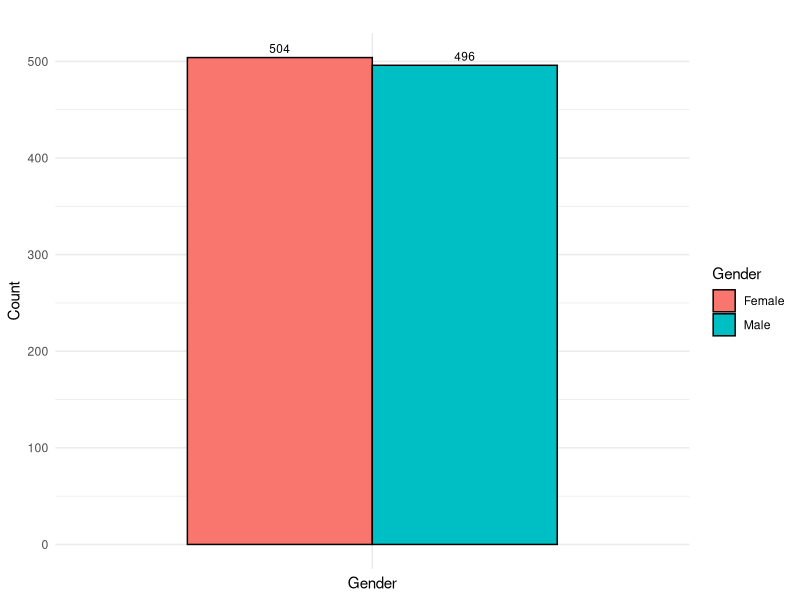
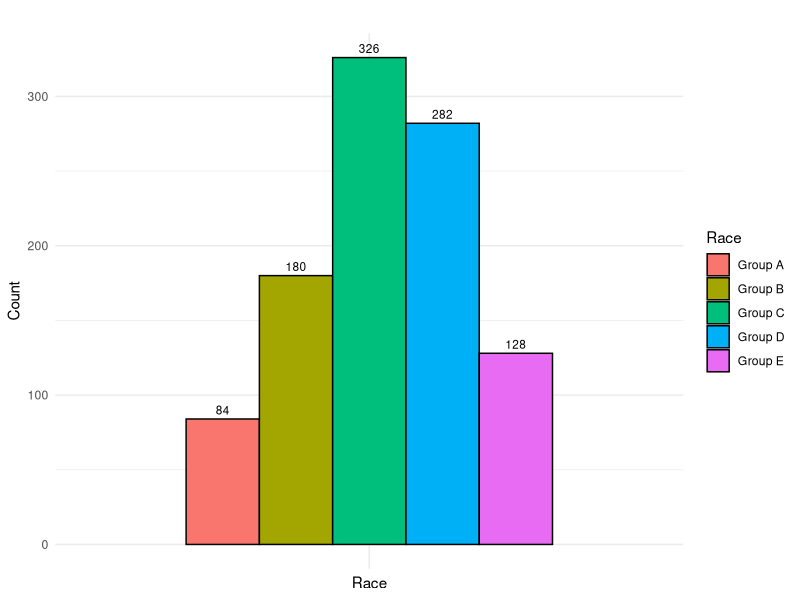
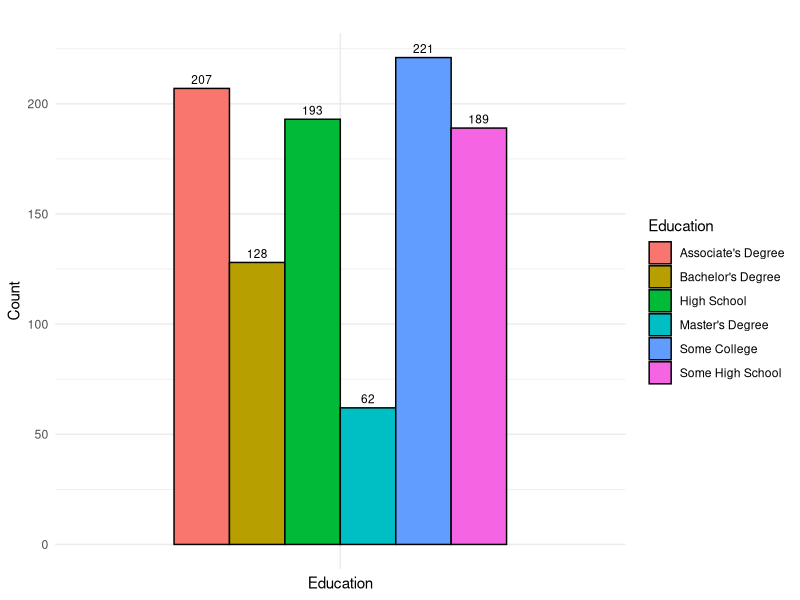
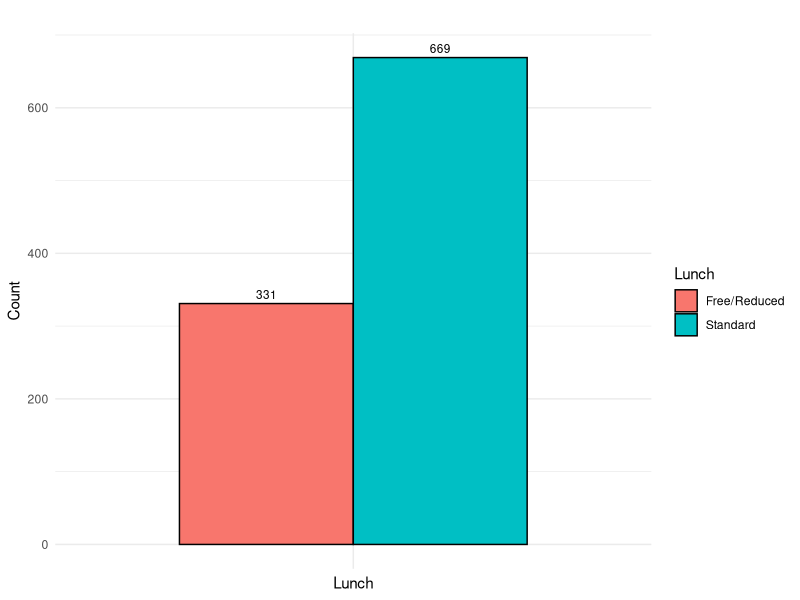
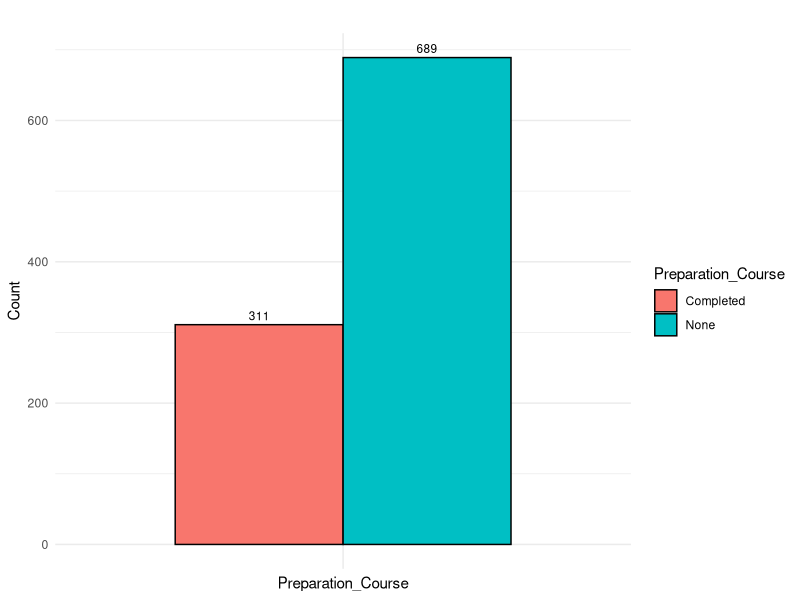
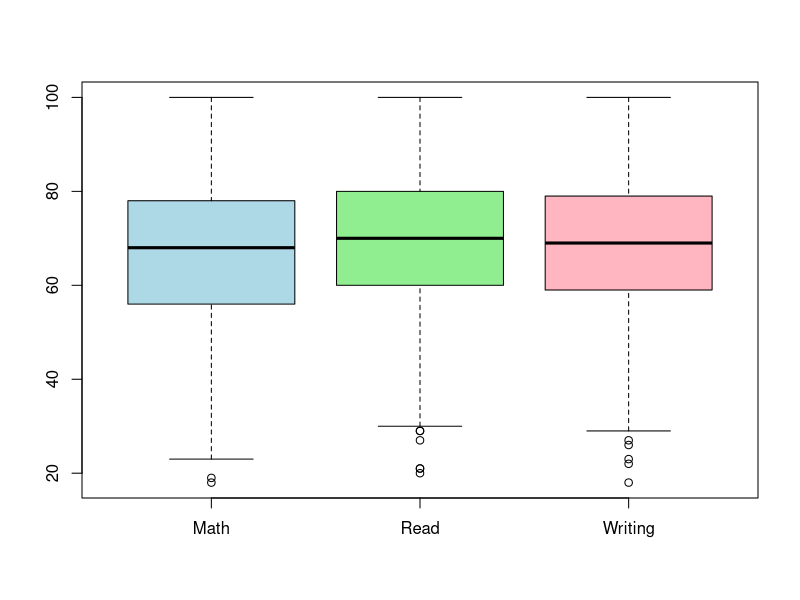
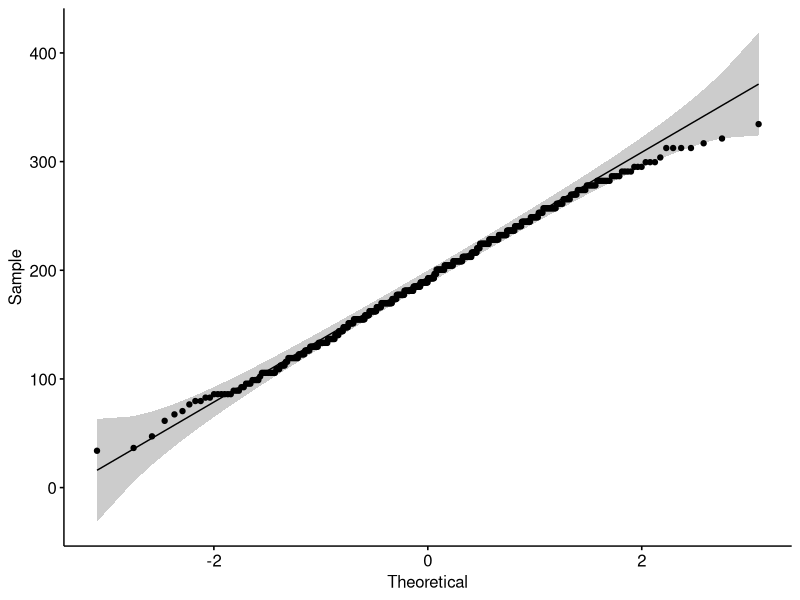
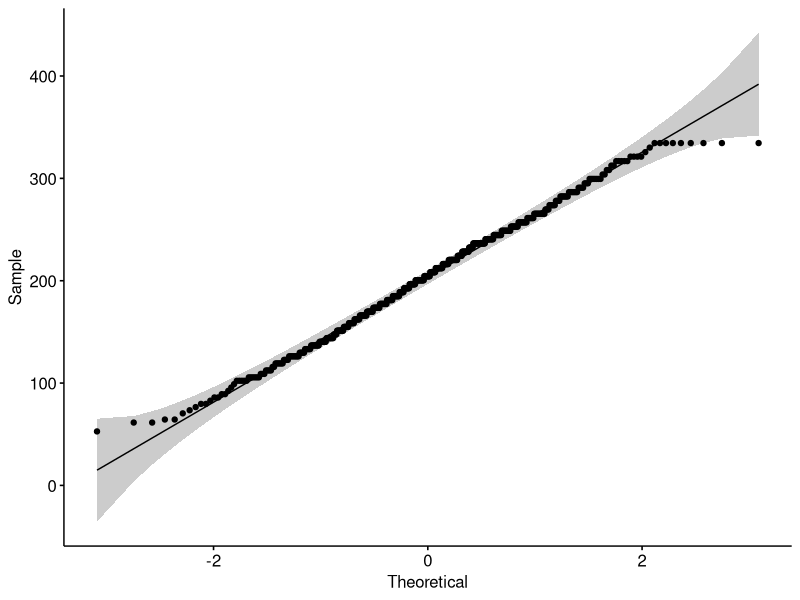

R code for these plots, in order:
## ---- chunk 1
library(ggpubr)
library(ggplot2)
library(MASS)
library(nortest)
library(bayestestR)
library(plyr)
library("numDeriv")
## ---- chunk 2
data <- read.csv("exams.csv")
data <- rename(data, c("math.score" = "Math", "reading.score" = "Read", "writing.score" = "Writing"))
str(data)
f<-function(data){any(is.na(data))}
apply(data, 2, f)
## ---- chunk 3
for (i in 1:5){
  print(table(data[i]))
}           
## ---- chunk 4
# Function để vẽ biểu đồ cột cho từng biến
grouped_bar_chart <- function(data, variable) {
  ggplot(data, aes(x = variable, y = Count, fill = !!rlang::sym(variable), label = Count)) +
    geom_bar(stat = "identity", position = "dodge", width = 0.7, color = "black") +
    geom_text(position = position_dodge(width = 0.7), vjust = -0.5, size = 3) +
    labs(title = "", x = variable, y = "Count") +
    theme_minimal() +
    theme(axis.text.x = element_blank(), axis.ticks.x = element_blank())
}
## ---- chunk 5
# Vẽ biểu đồ cho giới tính
gender_data <- data.frame(Gender = c("Female", "Male"), Count = c(504, 496))
grouped_bar_chart(gender_data, "Gender")
## ---- chunk 6
# Vẽ biểu đồ cho dân tộc / chủng tộc
race_data <- data.frame(
  Race = c("Group A", "Group B", "Group C", "Group D", "Group E"),
  Count = c(84, 180, 326, 282, 128)
)
grouped_bar_chart(race_data, "Race")


## ---- chunk 7
# Vẽ biểu đồ cho trình độ học vấn của cha mẹ
education_data <- data.frame(
  Education = c("Associate's Degree", "Bachelor's Degree", "High School", "Master's Degree", "Some College", "Some High School"),
  Count = c(207, 128, 193, 62, 221, 189)
)
grouped_bar_chart(education_data, "Education")
## ---- chunk 8
# Vẽ biểu đồ cho loại bữa trưa
lunch_data <- data.frame(
  Lunch = c("Free/Reduced", "Standard"),
  Count = c(331, 669)
)
grouped_bar_chart(lunch_data, "Lunch")
## ---- chunk 9
# Vẽ biểu đồ cho việc hoàn thành khóa luyện thi
prep_course_data <- data.frame(
  Preparation_Course = c("Completed", "None"),
  Count = c(311, 689)
)
grouped_bar_chart(prep_course_data, "Preparation_Course")
## ---- chunk 10
# Improved boxplot for academic performance
boxplot(data[,c(6:8)], col = c("lightblue", "lightgreen", "lightpink"), border = "black")
## ---- chunk 11
outliers <- function(x, i){ # 3 la cuc ngoai lai, 1.5 la ngoai lai
  # 1st and 3rd quantiles
  q75 = quantile(x, 0.75)
  q25 = quantile(x, 0.25)
  IQR = q75-q25
  # lower bound
  lower_bound = q25 - i * IQR
  # upper bound
  upper_bound = q75 + i * IQR
  # outliers
  outlier_ind <- which(x < lower_bound | x > upper_bound)
  if (length(outlier_ind) == 0){
    return (0)
  }
  return(outlier_ind)
}
for (i in 6:8) {
  cat("Cực ngoại lai -", names(data)[i], ": ", outliers(data[, i], 3), "\n")
  cat("Ngoại lai -", names(data)[i], ": ", outliers(data[, i], 1.5), "\n")
}
## ---- chunk 12
boxcox_trans <- function(x, lambda){
  if (any(x < 0)) stop("x must be positive!")
  if (lambda == 0) return(log(x))
  else return((x^lambda - 1)/lambda)
}
## ---- chunk 13
llog_lambda <- function(lambda, x1, x2){ # x chua bien doi box-cox
  n1 <- length(x1)
  n2 <- length(x2)
  x1_lambda <- boxcox_trans(x = x1, lambda = lambda)
  x2_lambda <- boxcox_trans(x = x2, lambda = lambda)
  mu_x1_lambda <- mean(x1_lambda)
  mu_x2_lambda <- mean(x2_lambda)
  ll <- -0.5 * n1 *log(sum((x1_lambda - mu_x1_lambda)^2)/n1) - 0.5 * n2 *log(sum((x2_lambda - mu_x2_lambda)^2)/n2) + 
    (lambda - 1)*(sum(log(x1)) + sum(log(x2)))
  return(ll)
}
## ---- chunk 14
out_lambda_math <- function(x1, x2) {
  optim(par = 1, fn = llog_lambda, method = "BFGS",
        control = list(fnscale = -1), x1 = x1, x2 = x2)
}
## ---- chunk 15
povl <- function(x1, x2) {
  mu1 <- mean(x1)
  sigma1 <- sd(x1)
  mu2 <- mean(x2)
  sigma2 <- sd(x2)
  x1 <- x1
  x2 <- x2
  y1 <- dnorm(x1, mean = mu1, sd = sigma1) # dist1
  y2 <- dnorm(x2, mean = mu2, sd = sigma2) # dist2
  
  # Create a function that returns the minimum density of two normal distributions for a given x value
  overlap_coef <- function(x) {
    pmin(dnorm(x, mu1, sigma1), dnorm(x, mu2, sigma2))
  }
  # Calculate the overlap coefficient between the two distributions
  oc <- integrate(overlap_coef, lower = -Inf, upper = Inf)$value
  cat("Overlap Coefficient: ", oc, "\n")
  # Create a data frame for the normal distributions and the overlap area
  df <- data.frame(x = c(x1, x2),
                   y = c(y1, y2),
                   group = factor(c(rep("Group 1", length(y1)), rep("Group 2", length(y2))),
                                  levels = c("Group 1", "Group 2")))
  df_overlap <- df %>% 
    arrange(x) %>% #sap xep data.frame
    mutate(overlap = overlap_coef(x)) #tao them cot overlap_coef cho data.frame
  # Create the plot
  ggplot(df) +
    geom_area(data = df_overlap,
              aes(x = x, y = overlap, fill = "Overlap Area"), 
              alpha = 0.2, position = "identity") +
    geom_line(size = 1, aes(x = x, y = y, color = group)) +
    scale_color_manual(values = c("blue", "red"), 
                       name = "Group") +
    scale_fill_manual(values = "green", 
                      name = "", 
                      guide = guide_legend(override.aes = list(fill = "green", alpha = 0.2))) +
    theme_classic() +
    labs(title = "Overlap Coefficient of Two Normal Distributions",
         x = "X", y = "Probability Density", 
         fill = paste0("Overlap Coefficient: ", round(oc, 2))) 
}
## ---- chunk 16
ovl_normal <- function(par){
  mu1 <- par[1]
  mu2 <- par[2]
  sigma1 <- par[3]
  sigma2 <- par[4]
  a <- (sigma1^2 - sigma2^2)
  b <- (mu1*sigma2^2 - mu2*sigma1^2)
  c <- sigma1*sigma2
  d <- (mu1 - mu2)^2
  e <- log(sigma1^2/sigma2^2)
  x1 = (b - c*sqrt(d + a * e)) / -a
  x2 = (b + c*sqrt(d + a * e)) / -a
  ovl <- 1 + pnorm(x1, mu1, sigma1) - pnorm(x1, mu2, sigma2) - pnorm(x2, mu1, sigma1) + pnorm(x2, mu2, sigma2)
  return (ovl)
}
## ---- chunk 17
IC <- function(x, y) {
  mu1 <- mean(x)
  mu2 <- mean(y)
  sigma1 <- sd(x)
  sigma2 <- sd(y)
  par_s <- c(mu1, mu2, sigma1, sigma2)
  z <- jacobian(ovl_normal, par_s)
  varmu1 <- sigma1^2/length(x)
  varmu2 <- sigma2^2/length(y)
  varsigma1 <- 2 *sigma1^2 / length(x)
  varsigma2 <- 2 *sigma2^2 / length(y)
  var_OVL_s <- z[1] ^ 2 * varmu1 + z[2] ^2 * varmu2 + z[3]^2 * varsigma1 + z[4]^2 * varsigma2
  alpha <- 0.05
  z_normal <- qnorm(1 - alpha / 2)
  upper <- ovl_normal(par_s) + z_normal* sqrt(var_OVL_s)
  lower <- ovl_normal(par_s) - z_normal* sqrt(var_OVL_s)
  cat("Confidence interval for overlap coefficient: [", round(lower, 7), ",", round(upper, 7), "]\n")
}
## ---- chunk 18
OVL <- function(x, y) {
  lambda1 <- out_lambda_math(x, y)$par
  bcmath1 <- boxcox_trans(x, lambda1)
  bcmath2 <- boxcox_trans(y, lambda1)
  
  # Shapiro-Wilk test
  shapiro_result1 <- shapiro.test(bcmath1)
  shapiro_result2 <- shapiro.test(bcmath2)
  print(shapiro_result1)
  print(shapiro_result2)
  
  # Anderson-Darling test
  ad_result1 <- ad.test(bcmath1)
  ad_result2 <- ad.test(bcmath2)
  print(ad_result1)
  print(ad_result2)
  
  # QQ Plots
  print(ggqqplot(bcmath1))
  print(ggqqplot(bcmath2))
  
  # Overlap Coefficient
  povl_result <- povl(bcmath1, bcmath2)
  
  # Confidence Interval
  IC_result <- IC(bcmath1, bcmath2)

  #t-test
  tt <- t.test(bcmath1, bcmath2)
  print(tt)
  # In giá trị p-value
  p <- tt$p.value
  print(p)

  # Overlap Function
  overlap_result <- overlap(bcmath1, bcmath2)
  print(plot(overlap_result))
  
  # Return results
  return(list(
    shapiro1 = shapiro_result1,
    shapiro2 = shapiro_result2,
    ad1 = ad_result1,
    ad2 = ad_result2,
    povl = povl_result,
    IC = IC_result,
    tt, p,
    overlap = overlap_result
  ))
}

## ---- chunk 19
math1 <- data$Math[data$gender == "female"] 
math2 <- data$Math[data$gender == "male"]
OVL(math1, math2)
## ---- chunk 20
math3 <- data$Math[data$parental.level.of.education == "associate's degree" 
                   | data$parental.level.of.education == "bachelor's degree"
                   | data$parental.level.of.education == "master's degree"
                   | data$parental.level.of.education == "high school"]
math4 <- data$Math[data$parental.level.of.education == "some college" 
                   | data$parental.level.of.education == "some high school" ]
OVL(math3, math4)

## ---- chunk 21
math5 <- data$Math[data$lunch == "free/reduced"]
math6 <- data$Math[data$lunch == "standard"]
OVL(math5, math6)
